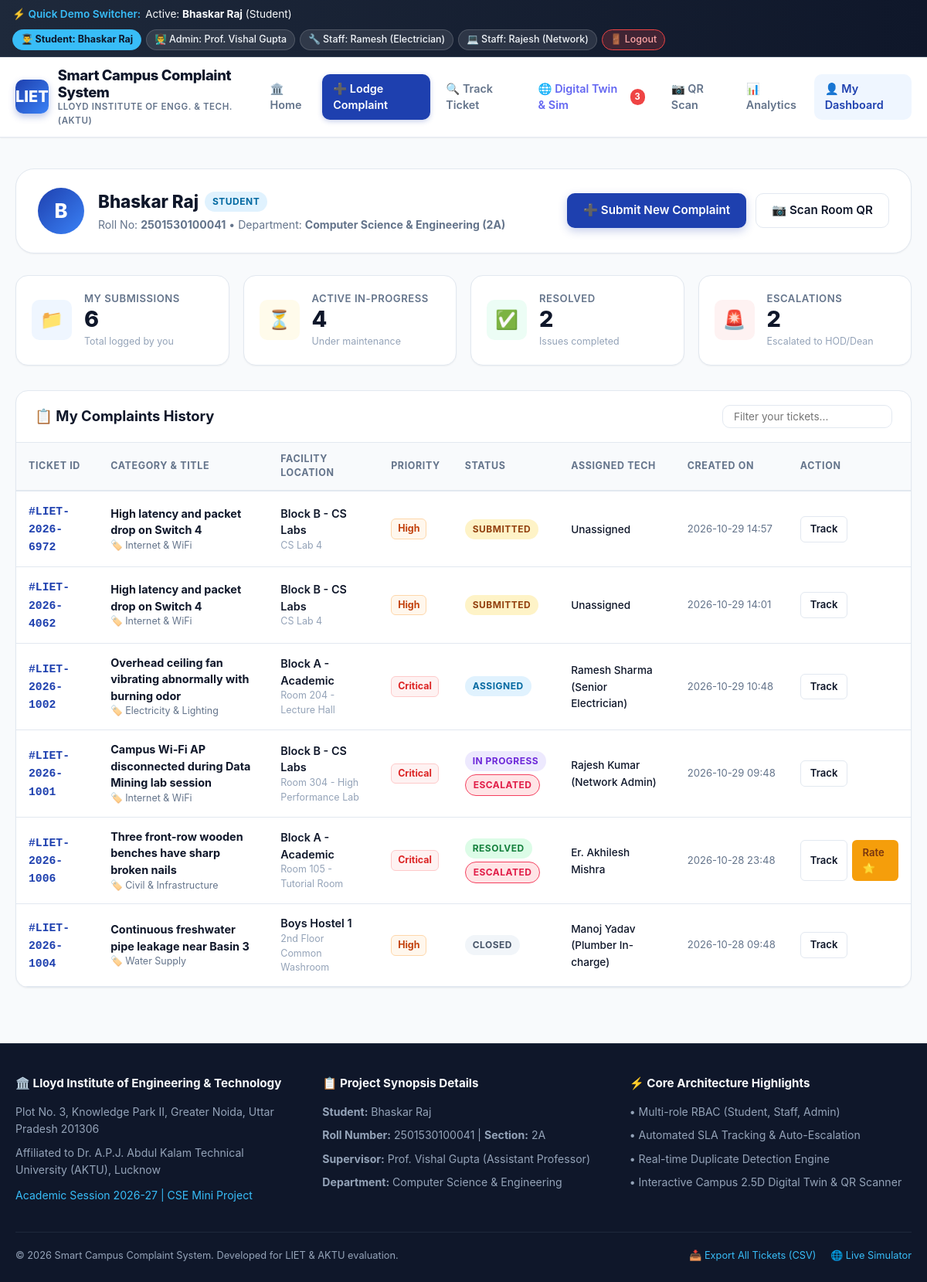
/dashboard (signed in), run on the app's committed database.
### tables this page shows
CREATE TABLE users (
        id INTEGER PRIMARY KEY AUTOINCREMENT,
        name TEXT NOT NULL,
        email TEXT UNIQUE NOT NULL,
        password_hash TEXT NOT NULL,
        role TEXT NOT NULL DEFAULT 'student',
        roll_no TEXT,
        department TEXT,
        phone TEXT,
        created_at TEXT DEFAULT CURRENT_TIMESTAMP
    );

CREATE TABLE complaints (
        ticket_id TEXT PRIMARY KEY,
        user_id INTEGER,
        user_name TEXT,
        user_email TEXT,
        user_roll TEXT,
        category TEXT NOT NULL,
        subcategory TEXT,
        building_block TEXT NOT NULL,
        room_location TEXT NOT NULL,
        title TEXT NOT NULL,
        description TEXT NOT NULL,
        priority TEXT NOT NULL DEFAULT 'Medium',
        status TEXT NOT NULL DEFAULT 'Submitted',
        assigned_dept_id INTEGER,
        assigned_staff_name TEXT,
        image_path TEXT,
        resolution_remarks TEXT,
        resolution_image TEXT,
        sla_deadline TEXT,
        is_escalated INTEGER DEFAULT 0,
        escalated_to TEXT,
        escalated_at TEXT,
        upvotes INTEGER DEFAULT 0,
        created_at TEXT,
        updated_at TEXT,
        FOREIGN KEY (user_id) REFERENCES users (id),
        FOREIGN KEY (assigned_dept_id) REFERENCES departments (id)
    );

CREATE TABLE feedback (
        id INTEGER PRIMARY KEY AUTOINCREMENT,
        ticket_id TEXT UNIQUE NOT NULL,
        user_id INTEGER NOT NULL,
        rating INTEGER NOT NULL,
        comment TEXT,
        created_at TEXT DEFAULT CURRENT_TIMESTAMP,
        FOREIGN KEY (ticket_id) REFERENCES complaints (ticket_id),
        FOREIGN KEY (user_id) REFERENCES users (id)
    );

### app.py (the view)
@app.route('/dashboard')
def user_dashboard():
    if not g.user:
        flash("Please log in to view your dashboard.", "info")
        return redirect(url_for('login', next=request.path))
    db = get_db()
    cursor = db.cursor()
    cursor.execute("""
    SELECT c.*, d.name as dept_name, f.rating as feedback_rating
    FROM complaints c
    LEFT JOIN departments d ON c.assigned_dept_id = d.id
    LEFT JOIN feedback f ON c.ticket_id = f.ticket_id
    WHERE c.user_id = ? OR c.user_email = ?
    ORDER BY c.created_at DESC
    """, (g.user['id'], g.user['email']))
    user_complaints = cursor.fetchall()
    cursor.execute("""
    SELECT
        COUNT(*) as total,
        SUM(CASE WHEN status IN ('Submitted', 'Assigned', 'In Progress') THEN 1 ELSE 0 END) as active,
        SUM(CASE WHEN status IN ('Resolved', 'Closed') THEN 1 ELSE 0 END) as resolved,
        SUM(CASE WHEN is_escalated = 1 THEN 1 ELSE 0 END) as escalated
    FROM complaints
    WHERE user_id = ? OR user_email = ?
    """, (g.user['id'], g.user['email']))
    stats = cursor.fetchone()
    db.close()
    return render_template('user_dashboard.html', complaints=user_complaints, stats=stats)

### app.py (called while the page is built)
@app.before_request
def load_logged_in_user():
    user_id = session.get('user_id')
    if user_id is None:
        g.user = None
    else:
        db = get_db()
        cursor = db.cursor()
        cursor.execute("SELECT * FROM users WHERE id = ?", (user_id,))
        g.user = cursor.fetchone()
        db.close()

### database.py (called while the page is built)
def get_db():
    conn = sqlite3.connect(DB_PATH)
    conn.row_factory = sqlite3.Row
    conn.execute("PRAGMA foreign_keys = ON")
    return conn

### templates/user_dashboard.html (shortened to what this page needs)
{% extends "base.html" %}
{% block content %}
<div>
  <div style="background: white; border: 1px solid var(--border); border-radius: var(--radius-xl); padding: 24px 28px; margin-bottom: 28px; display: flex; flex-wrap: wrap; justify-content: space-between; align-items: center; gap: 20px; box-shadow: var(--shadow-sm);">
    <div style="display: flex; align-items: center; gap: 18px;">
      <div style="width: 60px; height: 60px; border-radius: 50%; background: linear-gradient(135deg, #1e40af, #3b82f6); color: white; display: flex; align-items: center; justify-content: center; font-size: 1.6rem; font-weight: 800;">
        {{ g.user.name[0] if g.user else 'B' }}
      </div>
      <div>
        <div style="display: flex; align-items: center; gap: 8px;">
          <h2 style="font-size: 1.4rem; font-weight: 800; color: var(--secondary);">{{ g.user.name if g.user else 'Bhaskar Raj' }}</h2>
          <span class="badge badge-assigned">{{ g.user.role|capitalize if g.user else 'Student' }}</span>
        </div>
        <div style="color: var(--text-muted); font-size: 0.88rem; margin-top: 2px;">
          Roll No: <b>{{ g.user.roll_no if g.user else '2501530100041' }}</b> &bull; Department: <b>{{ g.user.department if g.user else 'CSE (Section 2A)' }}</b>
        </div>
      </div>
    </div>
    <div style="display: flex; gap: 12px;">
      <a href="{{ url_for('submit_complaint') }}" class="btn btn-primary">
        ➕ Submit New Complaint
      </a>
      <a href="{{ url_for('qr_scanner') }}" class="btn btn-outline">
        📷 Scan Room QR
      </a>
    </div>
  </div>
  <div class="kpi-grid">
    <div class="kpi-card">
      <div class="kpi-icon blue">📁</div>
      <div class="kpi-info">
        <h4>My Submissions</h4>
        <div class="kpi-value">{{ stats.total or 0 }}</div>
        <p>Total logged by you</p>
      </div>
    </div>
    <div class="kpi-card">
      <div class="kpi-icon yellow">⏳</div>
      <div class="kpi-info">
        <h4>Active In-Progress</h4>
        <div class="kpi-value">{{ stats.active or 0 }}</div>
        <p>Under maintenance</p>
      </div>
    </div>
    <div class="kpi-card">
      <div class="kpi-icon green">✅</div>
      <div class="kpi-info">
        <h4>Resolved</h4>
        <div class="kpi-value">{{ stats.resolved or 0 }}</div>
        <p>Issues completed</p>
      </div>
    </div>
    <div class="kpi-card">
      <div class="kpi-icon red">🚨</div>
      <div class="kpi-info">
        <h4>Escalations</h4>
        <div class="kpi-value">{{ stats.escalated or 0 }}</div>
        <p>Escalated to HOD/Dean</p>
      </div>
    </div>
  </div>
  <div class="card">
    <div class="card-header">
      <h3>📋 My Complaints History</h3>
      <div>
        <input
          type="text"
          id="client-table-search"
          placeholder="Filter your tickets..."
          class="form-control"
          style="padding: 6px 14px; font-size: 0.85rem; width: 220px;"
        >
      </div>
    </div>
    <div class="card-body" style="padding: 0;">
      <div class="table-responsive">
        <table class="data-table">
          <thead>
            <tr>
              <th>Ticket ID</th>
              <th>Category & Title</th>
              <th>Facility Location</th>
              <th>Priority</th>
              <th>Status</th>
              <th>Assigned Tech</th>
              <th>Created On</th>
              <th>Action</th>
            </tr>
          </thead>
          <tbody>
            {% for c in complaints %}
              <tr>
                <td>
                  <a href="{{ url_for('track_complaint', ticket_id=c.ticket_id) }}" class="ticket-code">
                    #{{ c.ticket_id }}
                  </a>
                </td>
                <td>
                  <div style="font-weight: 700; color: var(--secondary);">{{ c.title }}</div>
                  <div style="font-size: 0.78rem; color: var(--text-muted);">🏷️ {{ c.category }}</div>
                </td>
                <td>
                  <div style="font-weight: 600;">{{ c.building_block }}</div>
                  <div style="font-size: 0.78rem; color: var(--text-subtle);">{{ c.room_location }}</div>
                </td>
                <td>
                  {% if c.priority == 'Critical' %}
                    <span class="prio-pill prio-critical">Critical</span>
                  {% elif c.priority == 'High' %}
                    <span class="prio-pill prio-high">High</span>
                  {% elif c.priority == 'Medium' %}
                    <span class="prio-pill prio-medium">Medium</span>
                  {% else %}
                    <span class="prio-pill prio-low">Low</span>
                  {% endif %}
                </td>
                <td>
                  {% if c.status == 'Submitted' %}
                    <span class="badge badge-submitted">Submitted</span>
                  {% elif c.status == 'Assigned' %}
                    <span class="badge badge-assigned">Assigned</span>
                  {% elif c.status == 'In Progress' %}
                    <span class="badge badge-in-progress">In Progress</span>
                  {% elif c.status == 'Resolved' %}
                    <span class="badge badge-resolved">Resolved</span>
                  {% elif c.status == 'Closed' %}
                    <span class="badge badge-closed">Closed</span>
                  {% endif %}
                  {% if c.is_escalated %}
                    <div style="margin-top: 4px;"><span class="badge badge-escalated">Escalated</span></div>
                  {% endif %}
                </td>
                <td>
                  <span style="font-size: 0.85rem; font-weight: 500;">
                    {{ c.assigned_staff_name or 'Unassigned' }}
                  </span>
                </td>
                <td style="font-size: 0.82rem; color: var(--text-muted); white-space: nowrap;">
                  {{ c.created_at[:16] }}
                </td>
                <td>
                  <div style="display: flex; gap: 6px;">
                    <a href="{{ url_for('track_complaint', ticket_id=c.ticket_id) }}" class="btn btn-sm btn-outline">
                      Track
                    </a>
                    {% if c.status in ('Resolved', 'Closed') and not c.feedback_rating %}
                      <a href="{{ url_for('track_complaint', ticket_id=c.ticket_id) }}" class="btn btn-sm btn-warning">
                        Rate ⭐
                      </a>
                    {% endif %}
                  </div>
                </td>
              </tr>
            {% endfor %}
          </tbody>
        </table>
      </div>
    </div>
  </div>
</div>
{% endblock %}

### templates/base.html (shortened to what this page needs)
<!DOCTYPE html>
<html lang="en">
<head>
  <link rel="stylesheet" href="{{ url_for('static', filename='css/style.css') }}">
  <link rel="stylesheet" href="{{ url_for('static', filename='css/simulation.css') }}">
</head>
<body>
  <div class="demo-role-bar">
    <div class="demo-title">
      <span>⚡ Quick Demo Switcher:</span>
      {% if g.user %}
        <span style="color:#f8fafc; font-weight: normal;">Active: <b>{{ g.user.name }}</b> ({{ g.user.role|capitalize }})</span>
      {% else %}
        <span style="color:#94a3b8; font-weight: normal;">Guest View</span>
      {% endif %}
    </div>
    <div class="demo-chips">
      <a href="{{ url_for('login', demo='student') }}" class="chip-btn {% if g.user and g.user.email == 'bhaskar@lloyd.ac.in' %}active{% endif %}">
        👨‍🎓 Student: Bhaskar Raj
      </a>
      <a href="{{ url_for('login', demo='admin') }}" class="chip-btn {% if g.user and g.user.role == 'admin' %}active{% endif %}">
        👨‍🏫 Admin: Prof. Vishal Gupta
      </a>
      <a href="{{ url_for('login', demo='staff_elec') }}" class="chip-btn {% if g.user and g.user.email == 'ramesh.elec@lloyd.ac.in' %}active{% endif %}">
        🔧 Staff: Ramesh (Electrician)
      </a>
      <a href="{{ url_for('login', demo='staff_it') }}" class="chip-btn {% if g.user and g.user.email == 'rajesh.it@lloyd.ac.in' %}active{% endif %}">
        💻 Staff: Rajesh (Network)
      </a>
      {% if g.user %}
        <a href="{{ url_for('logout') }}" class="chip-btn" style="background: rgba(239, 68, 68, 0.2); border-color: #ef4444; color: #fca5a5;">
          🚪 Logout
        </a>
      {% else %}
        <a href="{{ url_for('login') }}" class="chip-btn">
          🔑 Custom Login
        </a>
      {% endif %}
    </div>
  </div>
  <nav class="navbar">
    <div class="nav-container">
      <a href="{{ url_for('index') }}" class="brand">
        <div class="brand-logo-badge">LIET</div>
        <div class="brand-text">
          <h1>Smart Campus Complaint System</h1>
          <p>Lloyd Institute of Engg. & Tech. (AKTU)</p>
        </div>
      </a>
      <ul class="nav-links">
        <li><a href="{{ url_for('index') }}" class="nav-link {% if request.endpoint == 'index' %}active{% endif %}">🏛️ Home</a></li>
        <li><a href="{{ url_for('submit_complaint') }}" class="nav-link nav-cta">➕ Lodge Complaint</a></li>
        <li><a href="{{ url_for('track_index') }}" class="nav-link {% if request.endpoint in ('track_index', 'track_complaint') %}active{% endif %}">🔍 Track Ticket</a></li>
        <li><a href="{{ url_for('simulation_view') }}" class="nav-link {% if request.endpoint == 'simulation_view' %}active{% endif %}" style="color: #6366f1;">
          🌐 Digital Twin & Sim
          {% if global_escalated_count > 0 %}
            <span class="badge-counter">{{ global_escalated_count }}</span>
          {% endif %}
        </a></li>
        <li><a href="{{ url_for('qr_scanner') }}" class="nav-link {% if request.endpoint == 'qr_scanner' %}active{% endif %}">📷 QR Scan</a></li>
        <li><a href="{{ url_for('analytics') }}" class="nav-link {% if request.endpoint == 'analytics' %}active{% endif %}">📊 Analytics</a></li>
        {% if g.user %}
          {% if g.user.role == 'admin' %}
            <li><a href="{{ url_for('admin_dashboard') }}" class="nav-link {% if request.endpoint == 'admin_dashboard' %}active{% endif %}" style="color: #b91c1c; font-weight:700;">⚙️ Admin Console</a></li>
          {% elif g.user.role == 'staff' %}
            <li><a href="{{ url_for('staff_dashboard') }}" class="nav-link {% if request.endpoint == 'staff_dashboard' %}active{% endif %}" style="color: #059669; font-weight:700;">🛠️ Staff Tasks</a></li>
          {% else %}
            <li><a href="{{ url_for('user_dashboard') }}" class="nav-link {% if request.endpoint == 'user_dashboard' %}active{% endif %}">👤 My Dashboard</a></li>
          {% endif %}
        {% else %}
          <li><a href="{{ url_for('login') }}" class="nav-link">🔑 Login</a></li>
        {% endif %}
      </ul>
    </div>
  </nav>
  <main class="main-content">
    {% block content %}{% endblock %}
  </main>
  <footer class="footer">
    <div class="footer-container">
      <div class="footer-col">
        <h4>🏛️ Lloyd Institute of Engineering & Technology</h4>
        <p>Plot No. 3, Knowledge Park II, Greater Noida, Uttar Pradesh 201306</p>
        <p>Affiliated to Dr. A.P.J. Abdul Kalam Technical University (AKTU), Lucknow</p>
        <p style="margin-top: 10px; color: #38bdf8;">Academic Session 2026-27 | CSE Mini Project</p>
      </div>
      <div class="footer-col">
        <h4>📋 Project Synopsis Details</h4>
        <p><b>Student:</b> Bhaskar Raj</p>
        <p><b>Roll Number:</b> 2501530100041 | <b>Section:</b> 2A</p>
        <p><b>Supervisor:</b> Prof. Vishal Gupta (Assistant Professor)</p>
        <p><b>Department:</b> Computer Science & Engineering</p>
      </div>
      <div class="footer-col">
        <h4>⚡ Core Architecture Highlights</h4>
        <p>• Multi-role RBAC (Student, Staff, Admin)</p>
        <p>• Automated SLA Tracking & Auto-Escalation</p>
        <p>• Real-time Duplicate Detection Engine</p>
        <p>• Interactive Campus 2.5D Digital Twin & QR Scanner</p>
      </div>
    </div>
    <div class="footer-bottom">
      <div>&copy; 2026 Smart Campus Complaint System. Developed for LIET & AKTU evaluation.</div>
      <div>
        <a href="{{ url_for('export_csv') }}" style="color: #38bdf8; text-decoration: none; margin-right: 15px;">📥 Export All Tickets (CSV)</a>
        <a href="{{ url_for('simulation_view') }}" style="color: #38bdf8; text-decoration: none;">🌐 Live Simulator</a>
      </div>
    </div>
  </footer>
</body>
</html>

### data on the page
users: user.name "Bhaskar Raj", user.role "Student", user "B", user "Bhaskar Raj", user.role "STUDENT", user "2501530100041", user "Computer Science & Engineering (2A)"
complaints: ticket_id "LIET-2026-6972", title "High latency and packet drop on Switch 4", category "Internet & WiFi", building_block "Block B - CS Labs", room_location "CS Lab 4", priority "High", status "SUBMITTED", assigned_staff_name "Unassigned", created_at "2026-10-29 14:57"
complaints: ticket_id "LIET-2026-4062", title "High latency and packet drop on Switch 4", category "Internet & WiFi", building_block "Block B - CS Labs", room_location "CS Lab 4", priority "High", status "SUBMITTED", assigned_staff_name "Unassigned", created_at "2026-10-29 14:01"
complaints: ticket_id "LIET-2026-1002", title "Overhead ceiling fan vibrating abnormally with burning odor", category "Electricity & Lighting", building_block "Block A - Academic", room_location "Room 204 - Lecture Hall", priority "Critical", status "ASSIGNED", assigned_staff_name "Ramesh Sharma (Senior Electrician)", created_at "2026-10-29 10:48"
complaints: ticket_id "LIET-2026-1001", title "Campus Wi-Fi AP disconnected during Data Mining lab session", category "Internet & WiFi", building_block "Block B - CS Labs", room_location "Room 304 - High Performance Lab", priority "Critical", status "IN PROGRESS", is_escalated "ESCALATED", assigned_staff_name "Rajesh Kumar (Network Admin)", created_at "2026-10-29 09:48"
complaints: ticket_id "LIET-2026-1006", title "Three front-row wooden benches have sharp broken nails", category "Civil & Infrastructure", building_block "Block A - Academic", room_location "Room 105 - Tutorial Room", priority "Critical", status "RESOLVED", is_escalated "ESCALATED", assigned_staff_name "Er. Akhilesh Mishra", created_at "2026-10-28 23:48"
feedback: ticket_id "LIET-2026-1004", title "Continuous freshwater pipe leakage near Basin 3", category "Water Supply", building_block "Boys Hostel 1", room_location "2nd Floor Common Washroom", shows "High", shows "CLOSED", assigned_staff_name "Manoj Yadav (Plumber In-charge)", created_at "2026-10-28 09:48"

### other printed values
{{ global_escalated_count }} "3"
{{ stats.total or 0 }} "6"
{{ stats.active or 0 }} "4"
{{ stats.resolved or 0 }} "2"
{{ stats.escalated or 0 }} "2"
